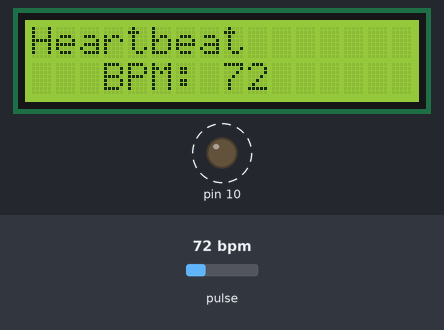
The sketch below on a simulated Arduino Uno, built with avr-gcc and run on an emulated ATmega328P. Shown: 16×2 character LCD, output pins drawn as LEDs (lit = HIGH). Dashed ring = blinking. The inputs (shaded band) are chosen by the test bench; at power-on: pulse 72 bpm.

Above: at 1.2 s.
1.3 s: pulse set to 100 bpm
At 1.6 s:
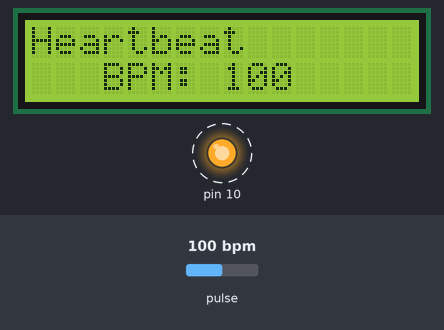
2.9 s: pulse set to 42 bpm
At 3.9 s:
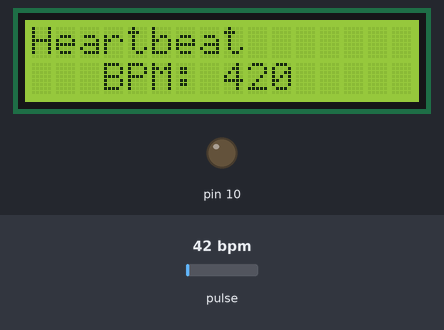
5.6 s: pulse set to 158 bpm
At 5.71 s:
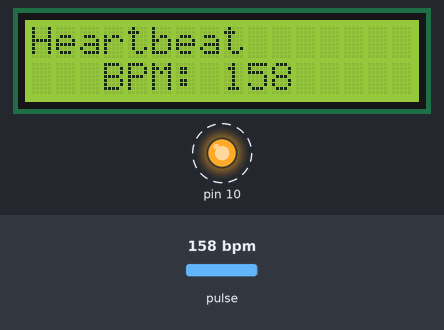
Timing chart, 0 to 13.1 s (numbered marks = the images above; inputs shaded):
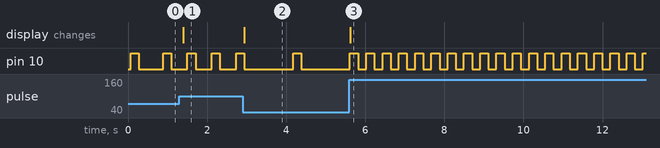

Measured:
- after the input at 1.3 s, the display: changes after 0.10 s (image 1)
- after the input at 2.9 s, the display: changes after 0.05 s (image 2)
- after the input at 5.6 s, pin 10: alternates HIGH for 0.21 s and LOW for 0.21 s, starting after 0.43 s; the display: changes at once (image 3)

The sketch:

Mar_course_project_heart_rate_sensor.ino
```cpp
#define USE_ARDUINO_INTERRUPTS true // low level interrupts for most accurate BPM
#include <PulseSensorPlayground.h>
#include <LiquidCrystal.h>

LiquidCrystal lcd(13, 11, 5, 6, 7, 8);

//variables
const int PulseWire = 0; // connected to ANALOG PIN 0
const int LED13=10;
int Threshold = 550; // determine which signal to "count as beat" and which to ignore

PulseSensorPlayground pulseSensor; // creates an instance of the library object


void setup() {
  // put your setup code here, to run once:
  lcd.begin(16,2);

    // Configure the PulseSensor object, by assigning our variables to it.
pulseSensor.analogInput(PulseWire);
pulseSensor.blinkOnPulse(LED13); // blinks Arduino's LED with heartbeat.
pulseSensor.setThreshold(Threshold);

 if (pulseSensor.begin()) {
     lcd.setCursor(0,0);
     lcd.print("Heart");
 }


}

void loop() {
  // put your main code here, to run repeatedly:
  int myBPM=pulseSensor.getBeatsPerMinute(); // calls function on our pulseSensor object to return BPM as an integer
if (pulseSensor.sawStartOfBeat());{ // tests to see if beats happened
lcd.setCursor(0,0);
lcd.print("Heartbeat"); //when test comes true
lcd.setCursor(3,1);
lcd.print("BPM: ");
lcd.print(myBPM);
}
delay(100);
}
```
